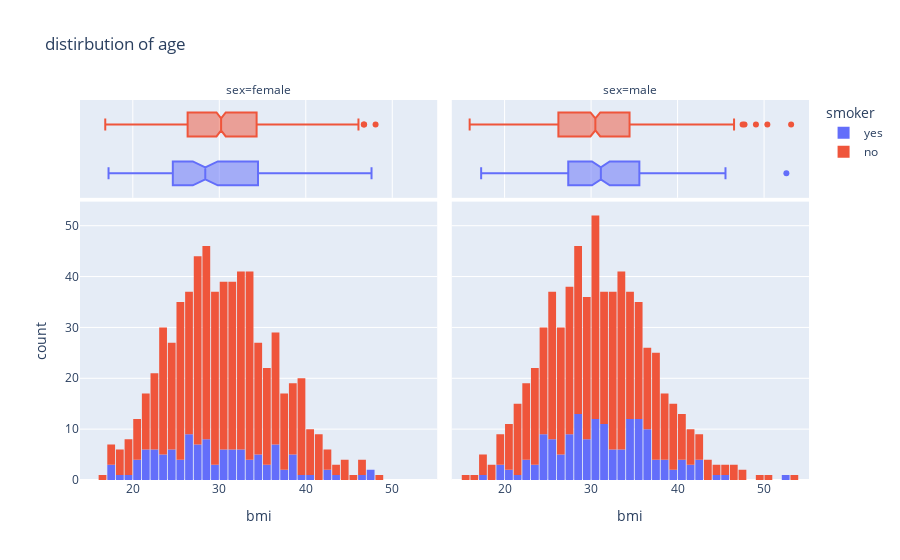

Here is the notebook cell this chart was saved with:
### Code cell
fig=px.histogram(df, #this graphs abbove and this are useful if they ask they data analysis stuff!!!!!
             x="bmi",
             marginal="box",
             color="smoker",
             facet_col='sex',
             title="distirbution of age")
fig.update_layout(bargap=0.1)
fig.show()

### Figure 1 — Plotly figure (JSON) as saved in the notebook; plotly's stock layout.template omitted (floating-point values rounded to 4 significant figures; data arrays with more than 128 entries replaced by an {"elided": "..."} marker saying what was removed)
{"data": [{"alignmentgroup": "True", "bingroup": "x", "hovertemplate": "smoker=yes<br>sex=female<br>bmi=%{x}<br>count=%{y}<extra></extra>", "legendgroup": "yes", "marker": {"color": "#636efa", "pattern": {"shape": ""}}, "name": "yes", "offsetgroup": "yes", "orientation": "v", "showlegend": true, "type": "histogram", "x": [27.9, 26.29, 31.92, 22.88, 22.42, 24.75, 34.8, 31.16, 31.3, 29.92, 27.94, 28.3, 17.77, 23.37, 26.6, 36.85, 37.7, 36.08, 22.22, 36.67, 27.74, 32.2, 26.84, 28.12, 36.77, 22.61, 31.4, 33.8, 36.38, 21.7, 28.31, 24.89, 17.95, 20.23, 17.2, 22.6, 26.98, 33.5, 28.38, 38.06, 47.41, 46.2, 34.1, 38.09, 30.21, 21.85, 28.31, 23.66, 36.63, 33.11, 38.95, 25.3, 22.99, 32.77, 43.89, 38.06, 39.05, 21.75, 38.39, 26.4, 27.83, 28.88, 27.6, 42.24, 26.12, 35.53, 32.78, 29.81, 32.45, 30.78, 35.53, 23.84, 33.11, 47.6, 37.05, 26.89, 20.05, 24.6, 26.89, 20.52, 20.05, 31.02, 23.66, 35.2, 30.5, 28.02, 24.7, 18.3, 30.4, 34.96, 19.09, 25.85, 31.4, 36.86, 42.75, 32.49, 32.56, 26.7, 24.13, 28.49, 25.27, 30.02, 27.28, 25.55, 34.6, 24.42, 21.8, 27.64, 21.66, 21.85, 30.2, 34.7, 23.66, 40.37, 29.07], "xaxis": "x", "yaxis": "y"}, {"alignmentgroup": "True", "hovertemplate": "smoker=yes<br>sex=female<br>bmi=%{x}<extra></extra>", "legendgroup": "yes", "marker": {"color": "#636efa"}, "name": "yes", "notched": true, "offsetgroup": "yes", "showlegend": false, "type": "box", "x": [27.9, 26.29, 31.92, 22.88, 22.42, 24.75, 34.8, 31.16, 31.3, 29.92, 27.94, 28.3, 17.77, 23.37, 26.6, 36.85, 37.7, 36.08, 22.22, 36.67, 27.74, 32.2, 26.84, 28.12, 36.77, 22.61, 31.4, 33.8, 36.38, 21.7, 28.31, 24.89, 17.95, 20.23, 17.2, 22.6, 26.98, 33.5, 28.38, 38.06, 47.41, 46.2, 34.1, 38.09, 30.21, 21.85, 28.31, 23.66, 36.63, 33.11, 38.95, 25.3, 22.99, 32.77, 43.89, 38.06, 39.05, 21.75, 38.39, 26.4, 27.83, 28.88, 27.6, 42.24, 26.12, 35.53, 32.78, 29.81, 32.45, 30.78, 35.53, 23.84, 33.11, 47.6, 37.05, 26.89, 20.05, 24.6, 26.89, 20.52, 20.05, 31.02, 23.66, 35.2, 30.5, 28.02, 24.7, 18.3, 30.4, 34.96, 19.09, 25.85, 31.4, 36.86, 42.75, 32.49, 32.56, 26.7, 24.13, 28.49, 25.27, 30.02, 27.28, 25.55, 34.6, 24.42, 21.8, 27.64, 21.66, 21.85, 30.2, 34.7, 23.66, 40.37, 29.07], "xaxis": "x3", "yaxis": "y3"}, {"alignmentgroup": "True", "bingroup": "x", "hovertemplate": "smoker=yes<br>sex=male<br>bmi=%{x}<br>count=%{y}<extra></extra>", "legendgroup": "yes", "marker": {"color": "#636efa", "pattern": {"shape": ""}}, "name": "yes", "offsetgroup": "yes", "orientation": "v", "showlegend": false, "type": "histogram", "x": {"elided": "159 float values"}, "xaxis": "x2", "yaxis": "y2"}, {"alignmentgroup": "True", "hovertemplate": "smoker=yes<br>sex=male<br>bmi=%{x}<extra></extra>", "legendgroup": "yes", "marker": {"color": "#636efa"}, "name": "yes", "notched": true, "offsetgroup": "yes", "showlegend": false, "type": "box", "x": {"elided": "159 float values"}, "xaxis": "x4", "yaxis": "y4"}, {"alignmentgroup": "True", "bingroup": "x", "hovertemplate": "smoker=no<br>sex=female<br>bmi=%{x}<br>count=%{y}<extra></extra>", "legendgroup": "no", "marker": {"color": "#EF553B", "pattern": {"shape": ""}}, "name": "no", "offsetgroup": "no", "orientation": "v", "showlegend": true, "type": "histogram", "x": {"elided": "547 float values"}, "xaxis": "x", "yaxis": "y"}, {"alignmentgroup": "True", "hovertemplate": "smoker=no<br>sex=female<br>bmi=%{x}<extra></extra>", "legendgroup": "no", "marker": {"color": "#EF553B"}, "name": "no", "notched": true, "offsetgroup": "no", "showlegend": false, "type": "box", "x": {"elided": "547 float values"}, "xaxis": "x3", "yaxis": "y3"}, {"alignmentgroup": "True", "bingroup": "x", "hovertemplate": "smoker=no<br>sex=male<br>bmi=%{x}<br>count=%{y}<extra></extra>", "legendgroup": "no", "marker": {"color": "#EF553B", "pattern": {"shape": ""}}, "name": "no", "offsetgroup": "no", "orientation": "v", "showlegend": false, "type": "histogram", "x": {"elided": "517 float values"}, "xaxis": "x2", "yaxis": "y2"}, {"alignmentgroup": "True", "hovertemplate": "smoker=no<br>sex=male<br>bmi=%{x}<extra></extra>", "legendgroup": "no", "marker": {"color": "#EF553B"}, "name": "no", "notched": true, "offsetgroup": "no", "showlegend": false, "type": "box", "x": {"elided": "517 float values"}, "xaxis": "x4", "yaxis": "y4"}], "layout": {"annotations": [{"font": {}, "showarrow": false, "text": "sex=female", "x": 0.245, "xanchor": "center", "xref": "paper", "y": 1, "yanchor": "bottom", "yref": "paper"}, {"font": {}, "showarrow": false, "text": "sex=male", "x": 0.755, "xanchor": "center", "xref": "paper", "y": 1, "yanchor": "bottom", "yref": "paper"}], "bargap": 0.1, "barmode": "relative", "legend": {"title": {"text": "smoker"}, "tracegroupgap": 0}, "title": {"text": "distirbution of age"}, "xaxis": {"anchor": "y", "domain": [0, 0.49], "title": {"text": "bmi"}}, "xaxis2": {"anchor": "y2", "domain": [0.51, 1], "matches": "x", "title": {"text": "bmi"}}, "xaxis3": {"anchor": "y3", "domain": [0, 0.49], "matches": "x", "showgrid": true, "showticklabels": false}, "xaxis4": {"anchor": "y4", "domain": [0.51, 1], "matches": "x", "showgrid": true, "showticklabels": false}, "yaxis": {"anchor": "x", "domain": [0, 0.7326], "title": {"text": "count"}}, "yaxis2": {"anchor": "x2", "domain": [0, 0.7326], "matches": "y", "showticklabels": false}, "yaxis3": {"anchor": "x3", "domain": [0.7426, 1], "matches": "y3", "showgrid": false, "showline": false, "showticklabels": false, "ticks": ""}, "yaxis4": {"anchor": "x4", "domain": [0.7426, 1], "matches": "y3", "showgrid": false, "showline": false, "showticklabels": false, "ticks": ""}}}
